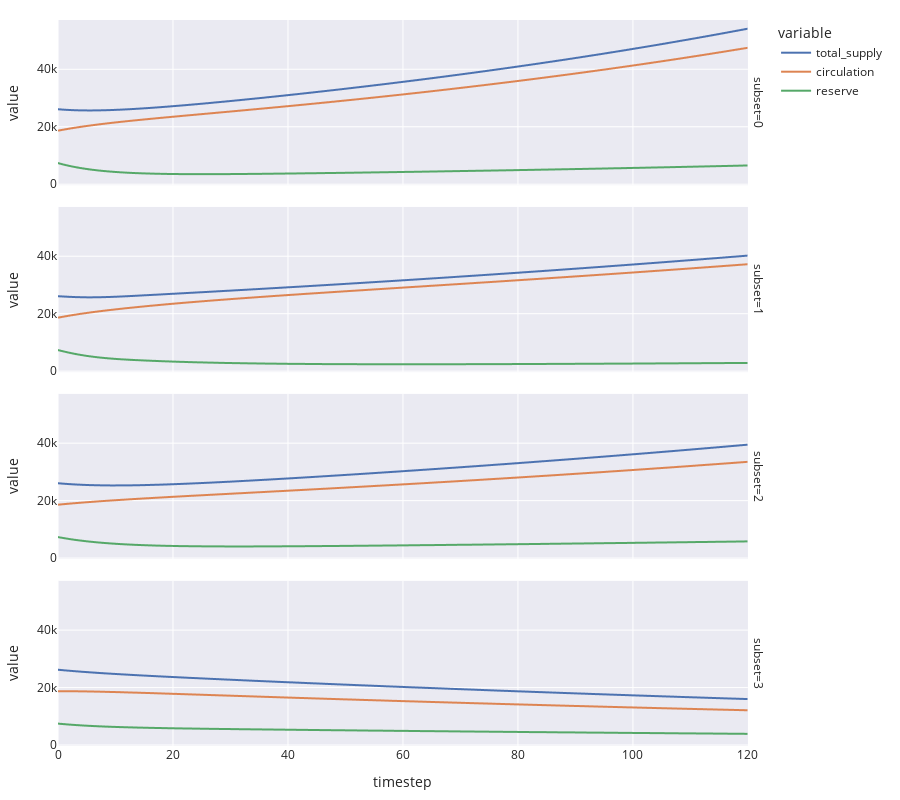

The cell this chart's notebook holds for it:
### Markdown cell above
# Analysis 

We have 4 different subsets of data based on different parameters. 

* subset 0: 20% reserve target, 0.05 outlfow rate from common pool per month, no throttle, no inflows
* subset 1: 20% reserve target, 0.05 outflow rate from common pool per month, 0.004 per month throttle, no inflows
* subset 2: 20% reserve target, 0.025 outflow rate from common pool per month, no throttle, no inflows
* subset 3: 20% reserve target, 0.05 outflow rate from the common pool per month, no throttle, and 0.02 inflows

I used a 20% reserve target and 0.05 maxiumum outflow rate as a baseline. Even with a 20% reserve target, the outflow rate and lack of inflows result in a equilibrium reserve of around 12%, if we conservatively assume the maximum outflow rate of 0.05 of the common pool, we end up with a max of 7.2% issuance per year. 

In the base case we do not specify the issuance rate, we only specify the target and conviction voting parameters that control the maximum outflow. However, if we want to define a maximum issuance rate directly we can use the throttle paramter. In subset 1, this is set to 0.004 or 4.8% per year, resulting in a reserve that stabilizes around 7.5%. It's worth noting that separting the max issuance rate from the conviction parameters, we can potentially remove governance over the max issuance (throttle), while retaining the ability to adjust conviction parameterization as needed, and we can more easily explain the maximum issuance rate without having to explain conviction voting parameterization in-depth. 

In practice we would expect the actual outflows to be much lower than theoretical maximum allows by a given set of conviction parameters. In subset 2, I turned the throttle back off but reduced the outflow rate by half. Reducing outflow rate results in slower overall supply growth, and the reserve stabilizing at a bit higher. From a system perspective, this means that if Honey holders choose to stake honey on the abstain proposals they would effectively be voting to reduce both the spending and the issuance rate. This ensures that honey holders do not have an incentive to overspend, because they always have the option to abstain and reduce issuance and outflows if they do not think any of the current proposals provide positive expected future value. 

Finally, in subset 4, I've set inflows to be greater than outflows, showing how over time this results in the reserves increasing beyond the target, and the supply of Honey decreasing as honey is burned from the common pool. Inflows are specified as a fixed ratio of the circulating supply in the model, which is completely arbitrary, but does help illustrate how consistent net inflows would impact both the total supply and reserves. Total supply would become deflationary, while the reserve would stabilize above the target reserve ratio.

### Code cell
simulation_result['total_supply'] = simulation_result['reserve'] + simulation_result['circulation']
simulation_result['ratio'] = simulation_result['reserve'] / simulation_result['total_supply']
import plotly.express as px
fig = px.line(
    simulation_result,
    x='timestep',
    y=['total_supply', 'circulation', 'reserve'],
    facet_row='subset',
    height=800,
    template='seaborn'
)

fig.update_layout(
    margin=dict(l=20, r=20, t=20, b=20),
)

fig.show()
